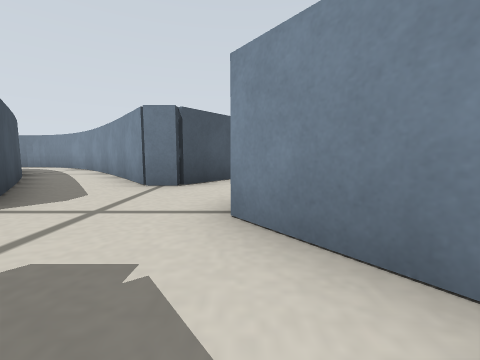
View 1 (above)

20 first-person views from a walk through a robot-simulator world made for Gazebo. The camera is 0.12 m above the floor, tilts 6° down and sees 90° across. The floor is counted in squares, 0.2 m on a side. Each view is taken from the middle of a square. On the plan, view 1 faces up. The plan holds only what a view shows up to about 9 squares ahead; the rest is blank.

View 2
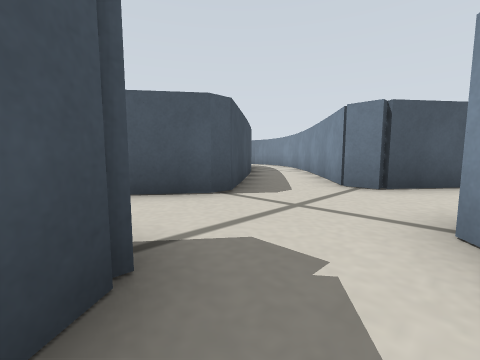

View 3
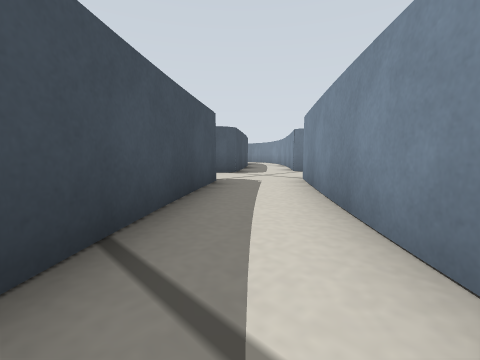

View 4
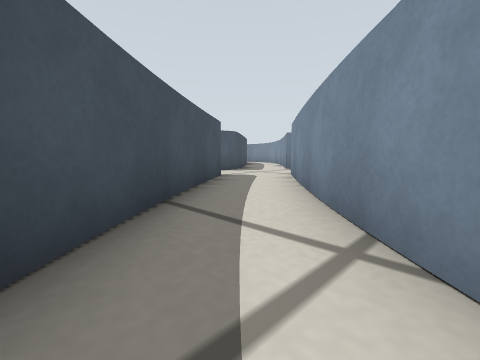

View 5
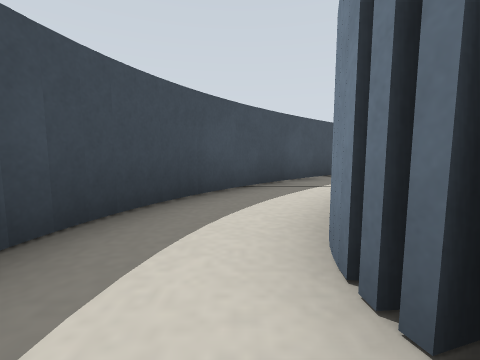

View 6
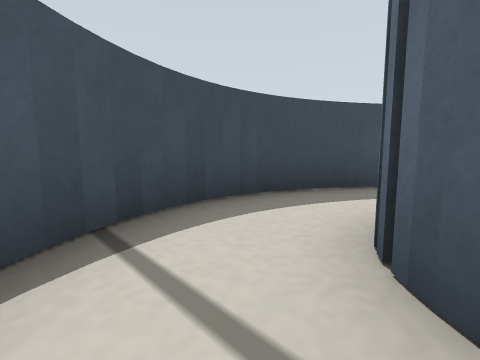

View 7
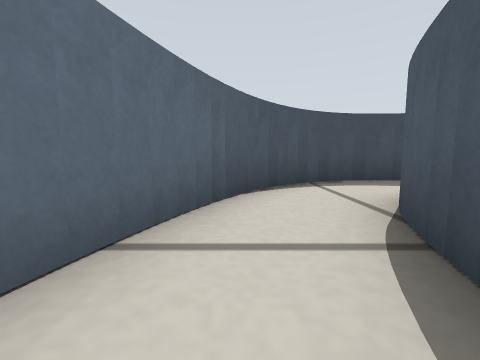

View 8
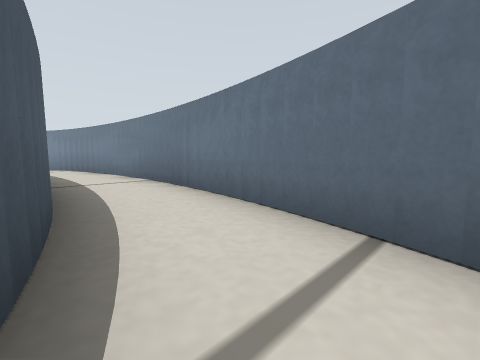

View 9
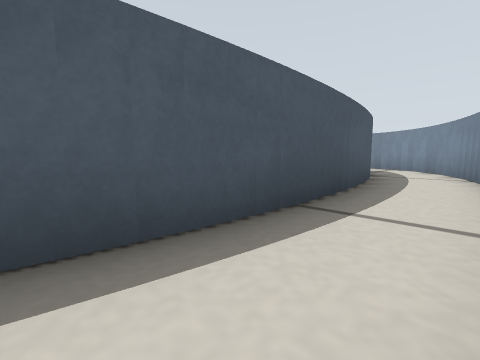

View 10
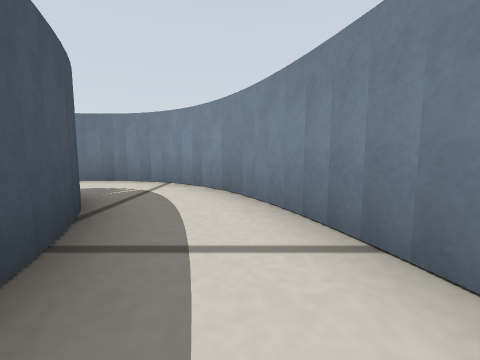

View 11
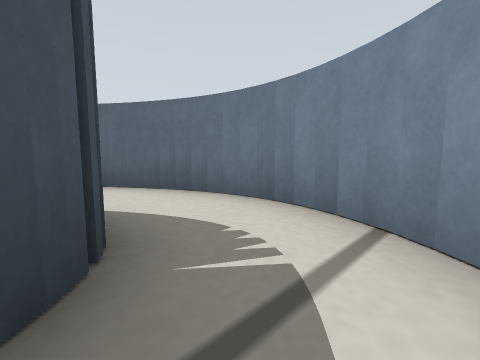

View 12
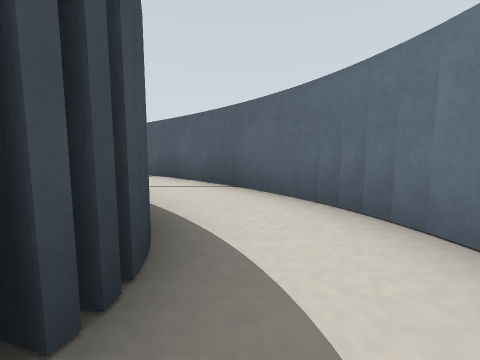

View 13
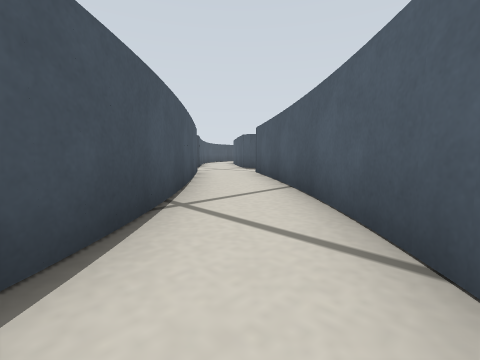

View 14
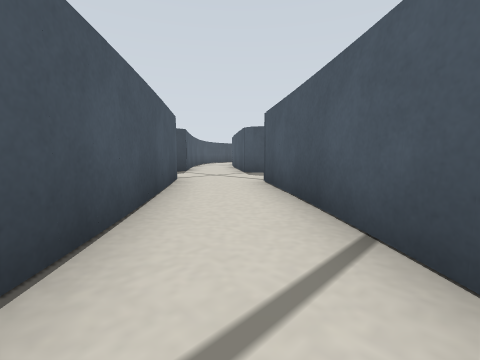

View 15
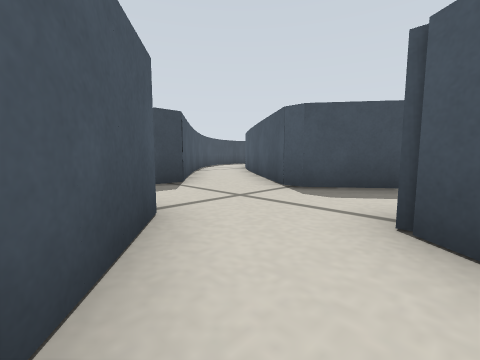

View 16
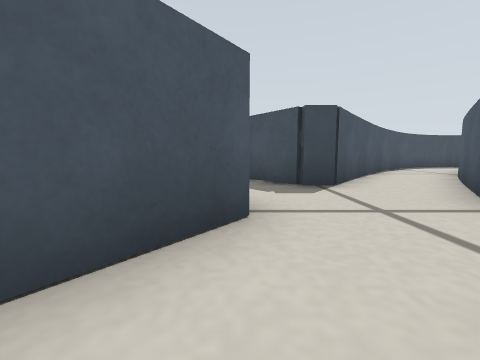

View 17
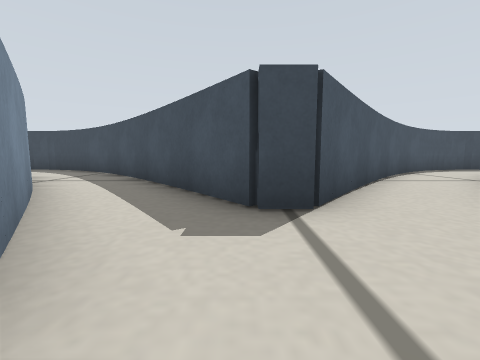

View 18
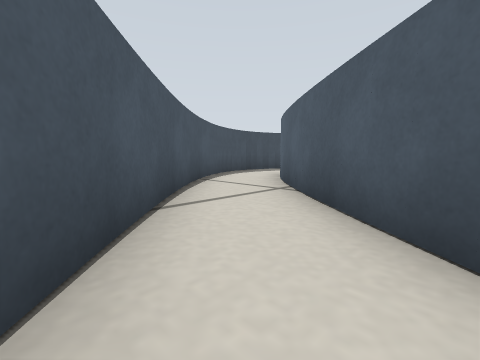

View 19
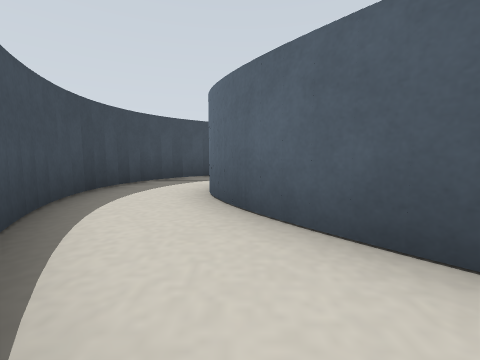

View 20
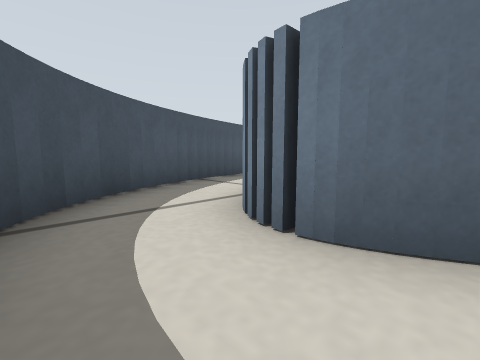

### Floor plan
Ten units are one square. View 1 is at (0, 0); x grows to the right and y downward. Boxes are objects, and circles mark ways between rooms. Rooms are numbered by the first view taken in them; rooms with no view inside come last. Other rooms are left out.
<svg viewBox="-143 -120 264 190">
<path fill="none" stroke="#000" d="M-19 -4 -12 -4 18 34M-27 -25 -39 -10M33 21 -3 -25M-29 -28 -29 -22M40 27 32 19M47 58 54 61M52 61 59 63M38 52 48 58M58 63 69 65M33 47 39 53M67 45 63 44M70 45 65 45M68 65 73 65 78 64M71 65 75 65M18 33 33 48M100 45 104 39M87 28 84 33 82 37M104 40 107 29M93 56 97 50 101 44M86 61 94 55M82 62 87 60M79 64 84 62M95 -37 95 -17M93 -55 95 -35M115 -33 114 -54M113 -52 112 -59M113 -58 107 -81M96 -18 92 12M91 -62 93 -53M115 -12 116 -34M107 -79 104 -90M87 -79 92 -61M84 -84 87 -78M104 -88 100 -96M112 8 116 -13M82 -87 84 -83M92 10 86 29M100 -95 97 -101M77 -93 80 -89M97 -100 93 -106M93 -105 85 -111M107 30 113 7M62 -93 67 -95M54 -111 47 -108M60 -114 53 -111M48 -109 41 -104M70 -115 58 -113M72 -115 67 -115M78 -114 73 -115M84 -112 80 -114M38 -75 51 -87M36 -72 39 -76M26 -90 14 -75M26 -62 35 -74M42 -105 24 -90M3 -62 -10 -46M11 -72 8 -68M13 -77 0 -62M8 -39 26 -62M-39 -10 -57 13M-39 21 -19 -4M-81 36 -88 41M-89 42 -95 45M-72 55 -63 47M-78 58 -71 54M-69 25 -81 37M-63 48 -48 33M-87 63 -77 58M-114 62 -109 64 -104 65M-111 63 -106 64M-106 65 -101 65M-102 65 -97 65M-94 44 -99 45M-128 50 -123 55 -115 61M-99 65 -91 64M-131 44 -127 51M-93 65 -86 62M-134 38 -130 46M-138 29 -133 39M-10 -46 -18 -46 -38 -71M-60 -67 -27 -25M-3 -25 8 -39"/>
<circle cx="30" cy="40" r="3" fill="#2a7"/>
<circle cx="-30" cy="-10" r="3" fill="#2a7"/>
<circle cx="-15" cy="-25" r="3" fill="#2a7"/>
<circle cx="80" cy="50" r="3" fill="#2a7"/>
<circle cx="100" cy="20" r="3" fill="#2a7"/>
<circle cx="80" cy="-100" r="3" fill="#2a7"/>
<circle cx="50" cy="-100" r="3" fill="#2a7"/>
<circle cx="20" cy="-70" r="3" fill="#2a7"/>
<circle cx="0" cy="-50" r="3" fill="#2a7"/>
<circle cx="-90" cy="50" r="3" fill="#2a7"/>
<text x="0" y="0">1</text>
<text x="50" y="50">2</text>
<text x="90" y="40">3</text>
<text x="100" y="-40">4</text>
<text x="60" y="-100">5</text>
<text x="30" y="-80">6</text>
<text x="10" y="-60">7</text>
<text x="-40" y="0">8</text>
<text x="-80" y="40">9</text>
<text x="-110" y="50">10</text>
<text x="-30" y="-50">11</text>
</svg>
Room 1 opens to room 2. Room 1 opens to room 8. Room 1 opens to room 11. Room 2 opens to room 3. Room 3 opens to room 4. Room 4 opens to room 5. Room 5 opens to room 6. Room 6 opens to room 7. Room 7 opens to room 11. Room 9 opens to room 10.

Where each view was taken, in squares from view 1:
view 1: 0 up, 0 right, facing up
view 2: 0 up, 0 right, facing up-left
view 3: 3 down, 3 right, facing up-left
view 4: 4 down, 4 right, facing up-left
view 5: 5 down, 8 right, facing left
view 6: 4 down, 9 right, facing down-left
view 7: 1 down, 10 right, facing down
view 8: 3 down, 9 right, facing up-right
view 9: 0 up, 11 right, facing up-left
view 10: 6 up, 10 right, facing up
view 11: 9 up, 9 right, facing up-left
view 12: 10 up, 8 right, facing left
view 13: 10 up, 5 right, facing down-left
view 14: 8 up, 3 right, facing down-left
view 15: 5 up, 1 right, facing down-left
view 16: 5 up, 0 right, facing down
view 17: 3 up, 1 left, facing down
view 18: 0 up, 3 left, facing down-left
view 19: 4 down, 6 left, facing left
view 20: 6 down, 9 left, facing up-left
